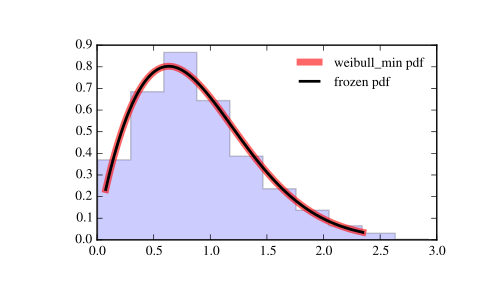

Write the Python code that produced this figure.
from scipy.stats import weibull_min
import matplotlib.pyplot as plt
fig, ax = plt.subplots(1, 1)

# Calculate a few first moments:

c = 1.79
mean, var, skew, kurt = weibull_min.stats(c, moments='mvsk')

# Display the probability density function (``pdf``):

x = np.linspace(weibull_min.ppf(0.01, c),
                weibull_min.ppf(0.99, c), 100)
ax.plot(x, weibull_min.pdf(x, c),
       'r-', lw=5, alpha=0.6, label='weibull_min pdf')

# Alternatively, the distribution object can be called (as a function)
# to fix the shape, location and scale parameters. This returns a "frozen"
# RV object holding the given parameters fixed.

# Freeze the distribution and display the frozen ``pdf``:

rv = weibull_min(c)
ax.plot(x, rv.pdf(x), 'k-', lw=2, label='frozen pdf')

# Check accuracy of ``cdf`` and ``ppf``:

vals = weibull_min.ppf([0.001, 0.5, 0.999], c)
np.allclose([0.001, 0.5, 0.999], weibull_min.cdf(vals, c))
# True

# Generate random numbers:

r = weibull_min.rvs(c, size=1000)

# And compare the histogram:

ax.hist(r, normed=True, histtype='stepfilled', alpha=0.2)
ax.legend(loc='best', frameon=False)
plt.show()
